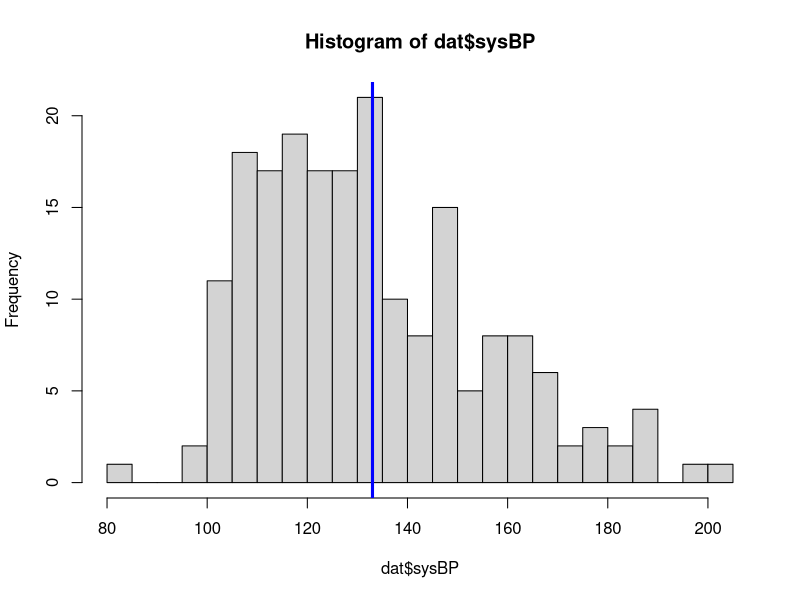
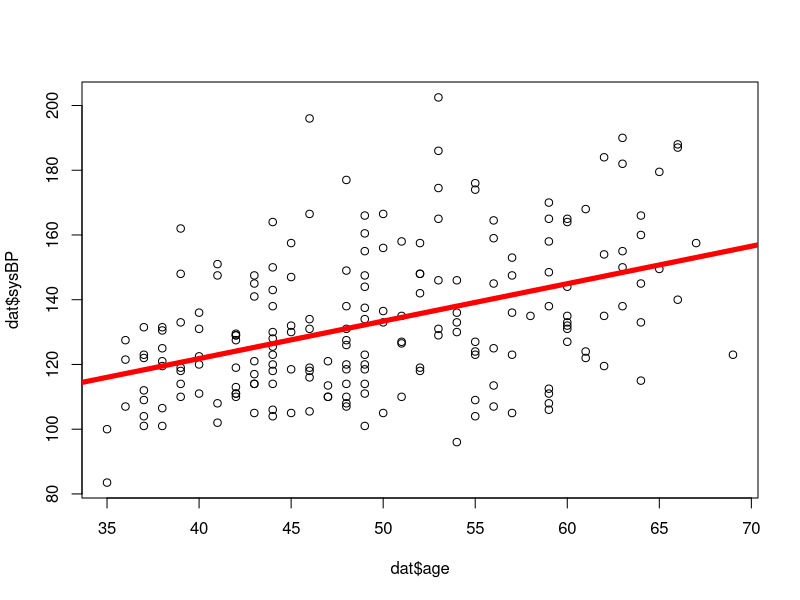
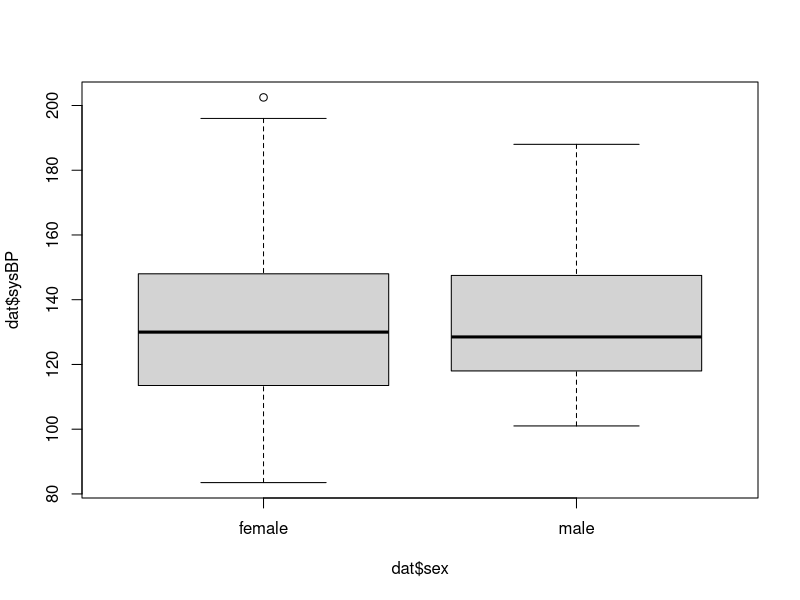
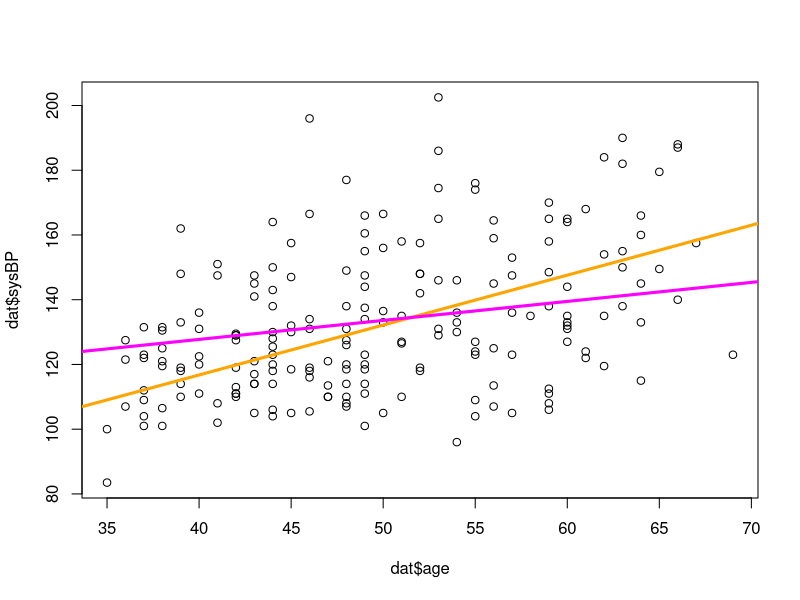

These charts were generated, in order, by the following R code:
#=============
# R4ScHARR 
# Robert Smith & Paul Schneider
# Session 3 Script
#=============

#=============
# Check your R enviroment  -----
#=============

# check
ls()

# clear the clutter
rm(list = ls())

# re-check
ls()

#=============
# Importing data -----
#=============

# csv = comma separated values
## Local file path
dat <- read.csv("./data/df_framingham.csv")

## Downloading files from the internet
# dat <- read.csv("https://raw.githubusercontent.com/ScHARR-PHEDS/R4ScHARR/master/data/df_framingham.csv")


#====================#
# Get an overview of the data set ----
#====================#
str(dat)

# a common error: NA
mean(dat$sysBP)

# Inspect the first few rows of the data set
head(dat)

# --> NA values spooted!

#====================#
# Missing values  ----
#====================#
dat$sysBP

is.na( dat$sysBP)
sum( is.na( dat$sysBP ) ) 

# remove cases with missing values
dat <- dat[!is.na(dat$sysBP), ]
# dat <- dat[complete.cases(dat$sysBP), ]


#====================#
# Simple stats ----
#====================#

# average blood pressure
mean(dat$sysBP)
# standard deviation
sd(dat$sysBP)

# you can assign funtion outputs to objects
BP_mean <- mean(dat$sysBP)
BP_sd <- sd(dat$sysBP)

# and use these objects afterwards
BP_mean -  1.96 * BP_sd
BP_mean +  1.96 * BP_sd
# 
# quantile(dat$heartRate, probs = c(0.05, 0.95))


#====================#
# Plotting your data: the histogram ----
#====================#
hist(dat$sysBP, breaks = 25)
# add a line indicating the mean
abline(v = BP_mean, col = "blue",lwd = 3)

#====================#
# Plotting your data: the scatter plot ----
#====================#
plot(x = dat$age, y = dat$sysBP)


#====================#
# Linear regression ----
#====================#

# fit a model
fit.1 = lm(sysBP ~ age, data = dat)
# show summary results
summary(fit.1)
# compute 95% confidence intervalls
confint(fit.1)


# We can now add the regression line to the scatter plot
# plot(x = dat$age, y = dat$sysBP)
abline(fit.1, col = "red", lwd = 5)

# extract model coefficients
fit.1$coefficients
# Use coefficients to make predictions
fit.1$coefficients[1] + 50 * fit.1$coefficients[2]
# or use the 'predict' function for this:
# predict(fit.1, newdata = data.frame(age=40))

#

# ----------------------------------------
# Exercise 3 - Prelude

# Number of males and females in the data set
table(dat$sex)

# Bloodpressure by sex
## using a boxplot 
boxplot(dat$sysBP ~ dat$sex)
# no difference?

mean(dat$sysBP[dat$sex=="female"])
mean(dat$sysBP[dat$sex=="male"])
# indeed it seems, no difference

# multivariable regression
fit.multi = lm(sysBP ~ age + sex, data = dat)
summary(fit.multi)

# regressions seems to confirm this: 
# no difference in blood pressure between males and females?


# However, this is actually not what we would expect, as the literature on this topic
# is very clear in that there are signifcant differences in the diagnosis of
# blood pressure between males and females

# It's your job now to find out whats going on.
# Divide into 2 teams: one uses a male-only data set, the other a females-only dataset
# repeat the analysis for the subgroup and compare results






# ------------------------------------
# Exercise 3 - SOLUTION
# ------------------------------------

# Any questions/problems?

# Ask for answers to questions 3.11 and 3.12

# Any ideas what is going on here?

# Show:

## subgroup regressions
fit_f <- lm(sysBP ~ age , data = dat[dat$sex == "female",])
summary(fit_f)

fit_m <- lm(sysBP ~ age , data = dat[dat$sex == "male",])
summary(fit_m)

## plot with subgroup lines
plot(dat$age,dat$sysBP)
abline(fit_f, col = "orange",lwd = 3) # females
abline(fit_m, col = "magenta",lwd = 3) # males

# Interaction!
# need an interaction term
fit.int = lm(sysBP ~ age * sex, data = dat)
summary(fit.int) # sig.

# --> explore your data before running analysis!
# use plots, subsets, and summary stats to get a feel for the
# variables you are dealing with.
